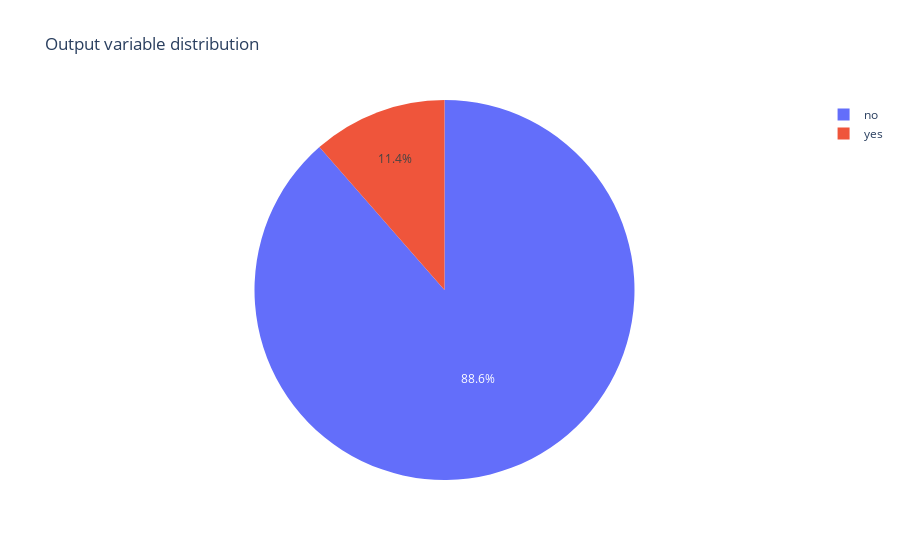

The code cell stored with this chart in its notebook:
### Markdown cell above
Output variable

### Code cell
counts = df['y'].value_counts()

fig = px.pie(
    names=counts.index,  
    values=counts.values,
    title="Output variable distribution")
fig.show()

### Figure 1 — Plotly figure (JSON) as saved in the notebook; plotly's stock layout.template omitted (floating-point values rounded to 4 significant figures)
{"data": [{"domain": {"x": [0, 1], "y": [0, 1]}, "hovertemplate": "label=%{label}<br>value=%{value}<extra></extra>", "labels": ["no", "yes"], "legendgroup": "", "name": "", "showlegend": true, "type": "pie", "values": [18238, 2356]}], "layout": {"autosize": true, "legend": {"tracegroupgap": 0}, "title": {"text": "Output variable distribution"}}}
